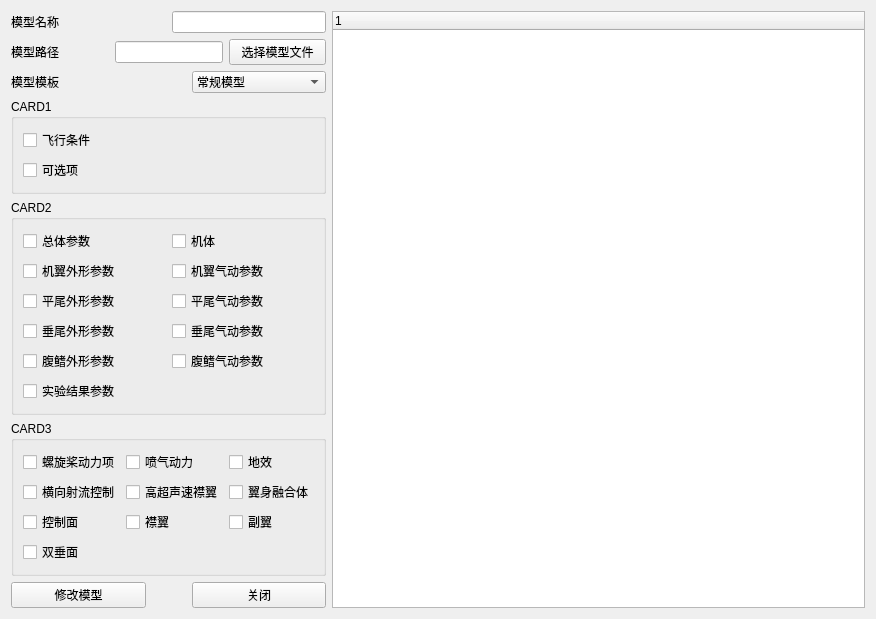
<?xml version="1.0" encoding="UTF-8"?>
<ui version="4.0">
 <class>ModelPreview</class>
 <widget class="QWidget" name="ModelPreview">
  <property name="geometry">
   <rect>
    <x>0</x>
    <y>0</y>
    <width>876</width>
    <height>582</height>
   </rect>
  </property>
  <property name="windowTitle">
   <string>模型预览</string>
  </property>
  <property name="windowIcon">
   <iconset resource="../PyDatcomLab.qrc">
    <normaloff>:/mainwindow/images/mainwindow/model-edit.png</normaloff>:/mainwindow/images/mainwindow/model-edit.png</iconset>
  </property>
  <layout class="QHBoxLayout" name="horizontalLayout_4">
   <item>
    <layout class="QVBoxLayout" name="verticalLayout">
     <item>
      <layout class="QHBoxLayout" name="horizontalLayout">
       <item>
        <widget class="QLabel" name="label_ModelName">
         <property name="text">
          <string>模型名称</string>
         </property>
        </widget>
       </item>
       <item>
        <spacer name="horizontalSpacer">
         <property name="orientation">
          <enum>Qt::Horizontal</enum>
         </property>
         <property name="sizeType">
          <enum>QSizePolicy::Preferred</enum>
         </property>
         <property name="sizeHint" stdset="0">
          <size>
           <width>1</width>
           <height>20</height>
          </size>
         </property>
        </spacer>
       </item>
       <item>
        <widget class="QLineEdit" name="lineEdit_ModelName">
         <property name="sizePolicy">
          <sizepolicy hsizetype="Preferred" vsizetype="Fixed">
           <horstretch>0</horstretch>
           <verstretch>0</verstretch>
          </sizepolicy>
         </property>
        </widget>
       </item>
      </layout>
     </item>
     <item>
      <layout class="QHBoxLayout" name="horizontalLayout_2">
       <item>
        <widget class="QLabel" name="label_ModelDir">
         <property name="text">
          <string>模型路径</string>
         </property>
        </widget>
       </item>
       <item>
        <widget class="QLineEdit" name="lineEdit_DirPath">
         <property name="sizePolicy">
          <sizepolicy hsizetype="Preferred" vsizetype="Fixed">
           <horstretch>0</horstretch>
           <verstretch>0</verstretch>
          </sizepolicy>
         </property>
         <property name="readOnly">
          <bool>true</bool>
         </property>
        </widget>
       </item>
       <item>
        <widget class="QPushButton" name="pushButton_ChoiseDir">
         <property name="text">
          <string>选择模型文件</string>
         </property>
        </widget>
       </item>
      </layout>
     </item>
     <item>
      <layout class="QHBoxLayout" name="horizontalLayout_3">
       <item>
        <widget class="QLabel" name="label_templete">
         <property name="text">
          <string>模型模板</string>
         </property>
        </widget>
       </item>
       <item>
        <spacer name="horizontalSpacer_2">
         <property name="orientation">
          <enum>Qt::Horizontal</enum>
         </property>
         <property name="sizeType">
          <enum>QSizePolicy::Preferred</enum>
         </property>
         <property name="sizeHint" stdset="0">
          <size>
           <width>40</width>
           <height>20</height>
          </size>
         </property>
        </spacer>
       </item>
       <item>
        <widget class="QComboBox" name="comboBox_template">
         <item>
          <property name="text">
           <string>常规模型</string>
          </property>
         </item>
        </widget>
       </item>
      </layout>
     </item>
     <item>
      <widget class="QGroupBox" name="groupBox_2">
       <property name="title">
        <string>CARD1</string>
       </property>
       <layout class="QGridLayout" name="gridLayout_3">
        <item row="0" column="0">
         <widget class="QCheckBox" name="checkBox_FLTCON">
          <property name="text">
           <string>飞行条件</string>
          </property>
         </widget>
        </item>
        <item row="1" column="0">
         <widget class="QCheckBox" name="checkBox_OPTINS">
          <property name="text">
           <string>可选项</string>
          </property>
         </widget>
        </item>
       </layout>
      </widget>
     </item>
     <item>
      <widget class="QGroupBox" name="groupBox">
       <property name="title">
        <string>CARD2</string>
       </property>
       <layout class="QGridLayout" name="gridLayout">
        <item row="0" column="0">
         <widget class="QCheckBox" name="checkBox_SYNTHS">
          <property name="text">
           <string>总体参数</string>
          </property>
         </widget>
        </item>
        <item row="0" column="1">
         <widget class="QCheckBox" name="checkBox_BODY">
          <property name="text">
           <string>机体</string>
          </property>
         </widget>
        </item>
        <item row="1" column="0">
         <widget class="QCheckBox" name="checkBox_WGPLNF">
          <property name="text">
           <string>机翼外形参数</string>
          </property>
         </widget>
        </item>
        <item row="1" column="1">
         <widget class="QCheckBox" name="checkBox_WGSCHR">
          <property name="text">
           <string>机翼气动参数</string>
          </property>
         </widget>
        </item>
        <item row="2" column="0">
         <widget class="QCheckBox" name="checkBox_HTPLNF">
          <property name="text">
           <string>平尾外形参数</string>
          </property>
         </widget>
        </item>
        <item row="2" column="1">
         <widget class="QCheckBox" name="checkBox_HTSCHR">
          <property name="text">
           <string>平尾气动参数</string>
          </property>
         </widget>
        </item>
        <item row="3" column="0">
         <widget class="QCheckBox" name="checkBox_VTPLNF">
          <property name="text">
           <string>垂尾外形参数</string>
          </property>
         </widget>
        </item>
        <item row="3" column="1">
         <widget class="QCheckBox" name="checkBox_VTSCHR">
          <property name="text">
           <string>垂尾气动参数</string>
          </property>
         </widget>
        </item>
        <item row="4" column="0">
         <widget class="QCheckBox" name="checkBox_VFPLNF">
          <property name="text">
           <string>腹鳍外形参数</string>
          </property>
         </widget>
        </item>
        <item row="4" column="1">
         <widget class="QCheckBox" name="checkBox_VFSCHR">
          <property name="text">
           <string>腹鳍气动参数</string>
          </property>
         </widget>
        </item>
        <item row="5" column="0">
         <widget class="QCheckBox" name="checkBox_EXPR">
          <property name="text">
           <string>实验结果参数</string>
          </property>
         </widget>
        </item>
       </layout>
      </widget>
     </item>
     <item>
      <widget class="QGroupBox" name="groupBox_CARD3">
       <property name="title">
        <string>CARD3</string>
       </property>
       <layout class="QGridLayout" name="gridLayout_2">
        <item row="0" column="0">
         <widget class="QCheckBox" name="checkBox_PROPWR">
          <property name="text">
           <string>螺旋桨动力项</string>
          </property>
         </widget>
        </item>
        <item row="0" column="1">
         <widget class="QCheckBox" name="checkBox_JETPWR">
          <property name="text">
           <string>喷气动力</string>
          </property>
         </widget>
        </item>
        <item row="0" column="2">
         <widget class="QCheckBox" name="checkBox_GRNDEF">
          <property name="text">
           <string>地效</string>
          </property>
         </widget>
        </item>
        <item row="1" column="0">
         <widget class="QCheckBox" name="checkBox_TRNJET">
          <property name="text">
           <string>横向射流控制</string>
          </property>
         </widget>
        </item>
        <item row="1" column="1">
         <widget class="QCheckBox" name="checkBox_HYPEFF">
          <property name="text">
           <string>高超声速襟翼</string>
          </property>
         </widget>
        </item>
        <item row="1" column="2">
         <widget class="QCheckBox" name="checkBox_LARWB">
          <property name="text">
           <string>翼身融合体</string>
          </property>
         </widget>
        </item>
        <item row="2" column="0">
         <widget class="QCheckBox" name="checkBox_CONTAB">
          <property name="text">
           <string>控制面</string>
          </property>
         </widget>
        </item>
        <item row="2" column="1">
         <widget class="QCheckBox" name="checkBox_SYMFLP">
          <property name="text">
           <string>襟翼</string>
          </property>
         </widget>
        </item>
        <item row="2" column="2">
         <widget class="QCheckBox" name="checkBox_ASYFLP">
          <property name="text">
           <string>副翼</string>
          </property>
         </widget>
        </item>
        <item row="3" column="0">
         <widget class="QCheckBox" name="checkBox_TVTPAN">
          <property name="text">
           <string>双垂面</string>
          </property>
         </widget>
        </item>
       </layout>
      </widget>
     </item>
     <item>
      <layout class="QGridLayout" name="gridLayout_4">
       <item row="0" column="0">
        <widget class="QPushButton" name="pushButton_New">
         <property name="text">
          <string>修改模型</string>
         </property>
         <property name="icon">
          <iconset resource="../PyDatcomLab.qrc">
           <normaloff>:/mainwindow/images/mainwindow/modelsave.png</normaloff>:/mainwindow/images/mainwindow/modelsave.png</iconset>
         </property>
        </widget>
       </item>
       <item row="0" column="2">
        <widget class="QPushButton" name="pushButton_close">
         <property name="text">
          <string>关闭</string>
         </property>
        </widget>
       </item>
       <item row="0" column="1">
        <spacer name="horizontalSpacer_3">
         <property name="orientation">
          <enum>Qt::Horizontal</enum>
         </property>
         <property name="sizeType">
          <enum>QSizePolicy::Preferred</enum>
         </property>
         <property name="sizeHint" stdset="0">
          <size>
           <width>40</width>
           <height>20</height>
          </size>
         </property>
        </spacer>
       </item>
       <item row="1" column="1">
        <spacer name="verticalSpacer">
         <property name="orientation">
          <enum>Qt::Vertical</enum>
         </property>
         <property name="sizeHint" stdset="0">
          <size>
           <width>20</width>
           <height>40</height>
          </size>
         </property>
        </spacer>
       </item>
      </layout>
     </item>
    </layout>
   </item>
   <item>
    <widget class="QTreeWidget" name="treeWidget_model">
     <column>
      <property name="text">
       <string notr="true">1</string>
      </property>
     </column>
    </widget>
   </item>
  </layout>
 </widget>
 <resources>
  <include location="../PyDatcomLab.qrc"/>
 </resources>
 <connections>
  <connection>
   <sender>pushButton_close</sender>
   <signal>clicked()</signal>
   <receiver>ModelPreview</receiver>
   <slot>close()</slot>
   <hints>
    <hint type="sourcelabel">
     <x>244</x>
     <y>470</y>
    </hint>
    <hint type="destinationlabel">
     <x>280</x>
     <y>495</y>
    </hint>
   </hints>
  </connection>
 </connections>
</ui>
